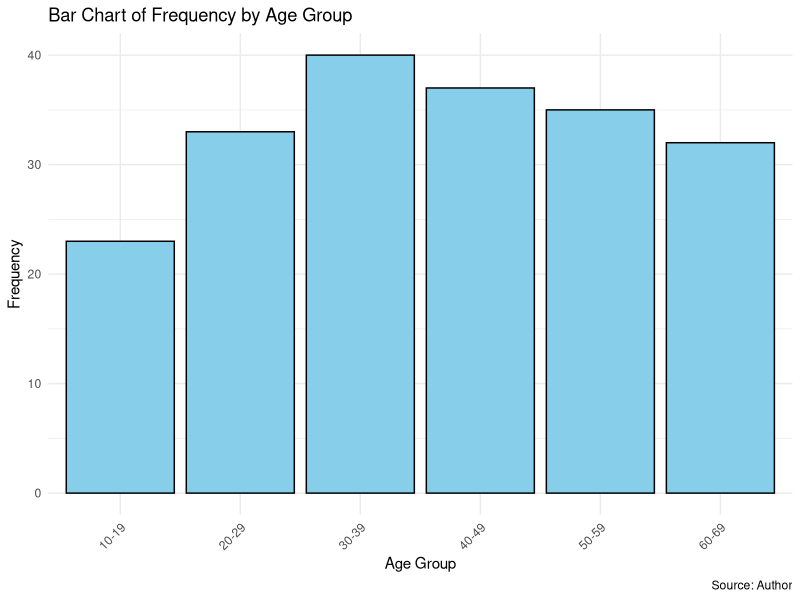
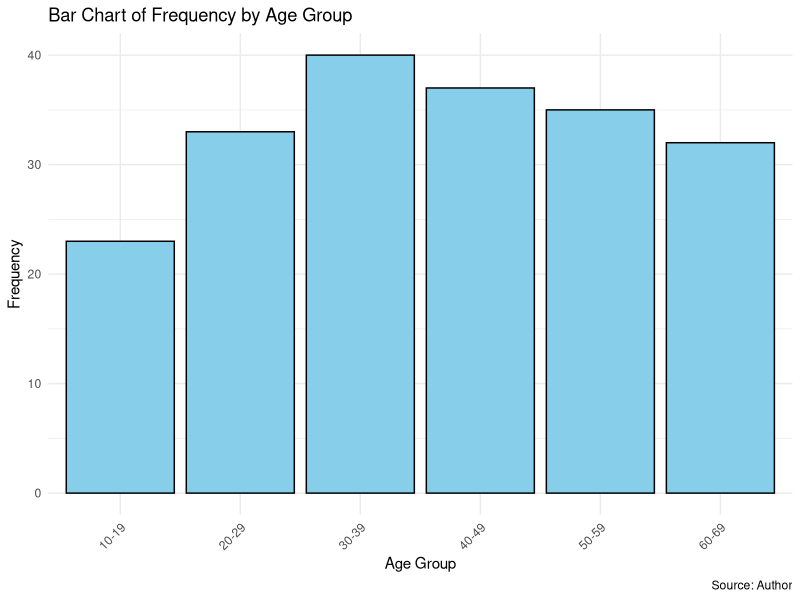

Write R code to recreate these figures, in order.
########################################################################
## Script 02 - Frequency Table and Bar Chart by Age Group (11/11/2024)
## Generates 200 random ages and builds a frequency table (CSV) and bar chart (PNG)
########################################################################

# Load ggplot2 library
library(ggplot2)

# Generate random sample of ages between 12 and 68
set.seed(123) # For reproducibility
idades <- sample(12:68, 200, replace = TRUE)

# Create age intervals of 10 years
breaks <- seq(10, 70, by = 10)
labels <- paste(breaks[-length(breaks)], breaks[-1] - 1, sep = "-")

# Categorize ages into intervals
idade_categorias <- cut(idades, breaks = breaks, labels = labels, right = FALSE)

# Generate frequency table
tabela_frequencia <- table(idade_categorias)

# Convert table to dataframe
df_frequencia <- as.data.frame(tabela_frequencia)
colnames(df_frequencia) <- c("Age.Group", "Frequency")

# Print frequency table
print(df_frequencia)

# Create bar chart
grafico_barras <- ggplot(df_frequencia, aes(x = Age.Group, y = Frequency)) +
  geom_bar(stat = "identity", fill = "skyblue", color = "black") +
  ggtitle("Bar Chart of Frequency by Age Group") +
  xlab("Age Group") +
  ylab("Frequency") +
  labs(caption = "Source: Author") +
  theme_minimal() +
  theme(axis.text.x = element_text(angle = 45, hjust = 1))

# Display chart
print(grafico_barras)

# Export frequency table to CSV
write.table(df_frequencia, file = "script2_age_frequency_table.csv", sep=";", dec=",", na="", quote=TRUE, row.names=FALSE)

# Export chart to PNG
ggsave("script2_age_frequency_chart.png", plot = grafico_barras, width = 10, height = 6, units = "in", dpi = 300)
